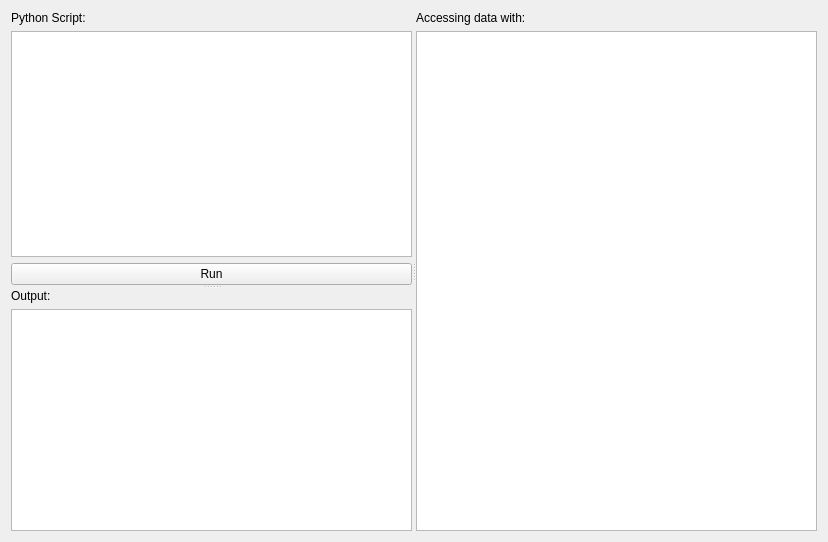
<?xml version="1.0" encoding="UTF-8"?>
<ui version="4.0">
 <class>AdvanceSearch</class>
 <widget class="QWidget" name="AdvanceSearch">
  <property name="geometry">
   <rect>
    <x>0</x>
    <y>0</y>
    <width>828</width>
    <height>538</height>
   </rect>
  </property>
  <property name="windowTitle">
   <string>Form</string>
  </property>
  <layout class="QHBoxLayout" name="horizontalLayout">
   <item>
    <widget class="QSplitter" name="splitter_h">
     <property name="orientation">
      <enum>Qt::Horizontal</enum>
     </property>
     <widget class="QSplitter" name="splitter_v">
      <property name="orientation">
       <enum>Qt::Vertical</enum>
      </property>
      <widget class="QWidget" name="">
       <layout class="QVBoxLayout" name="verticalLayout">
        <item>
         <widget class="QLabel" name="label">
          <property name="text">
           <string>Python Script:</string>
          </property>
         </widget>
        </item>
        <item>
         <widget class="QPlainTextEdit" name="code_input">
          <property name="minimumSize">
           <size>
            <width>400</width>
            <height>150</height>
           </size>
          </property>
          <property name="horizontalScrollBarPolicy">
           <enum>Qt::ScrollBarAlwaysOff</enum>
          </property>
          <property name="lineWrapMode">
           <enum>QPlainTextEdit::NoWrap</enum>
          </property>
         </widget>
        </item>
        <item>
         <widget class="QPushButton" name="pushButton">
          <property name="text">
           <string>Run</string>
          </property>
         </widget>
        </item>
       </layout>
      </widget>
      <widget class="QWidget" name="">
       <layout class="QVBoxLayout" name="verticalLayout_3">
        <item>
         <widget class="QLabel" name="label_4">
          <property name="text">
           <string>Output:</string>
          </property>
         </widget>
        </item>
        <item>
         <widget class="QPlainTextEdit" name="code_output">
          <property name="minimumSize">
           <size>
            <width>400</width>
            <height>150</height>
           </size>
          </property>
          <property name="horizontalScrollBarPolicy">
           <enum>Qt::ScrollBarAlwaysOff</enum>
          </property>
          <property name="lineWrapMode">
           <enum>QPlainTextEdit::NoWrap</enum>
          </property>
         </widget>
        </item>
       </layout>
      </widget>
     </widget>
     <widget class="QWidget" name="">
      <layout class="QVBoxLayout" name="verticalLayout_2">
       <item>
        <widget class="QLabel" name="label_2">
         <property name="text">
          <string>Accessing data with:</string>
         </property>
        </widget>
       </item>
       <item>
        <widget class="QPlainTextEdit" name="code_help">
         <property name="minimumSize">
          <size>
           <width>400</width>
           <height>500</height>
          </size>
         </property>
         <property name="horizontalScrollBarPolicy">
          <enum>Qt::ScrollBarAlwaysOff</enum>
         </property>
         <property name="lineWrapMode">
          <enum>QPlainTextEdit::NoWrap</enum>
         </property>
         <property name="readOnly">
          <bool>true</bool>
         </property>
        </widget>
       </item>
      </layout>
     </widget>
    </widget>
   </item>
  </layout>
 </widget>
 <resources/>
 <connections/>
</ui>
